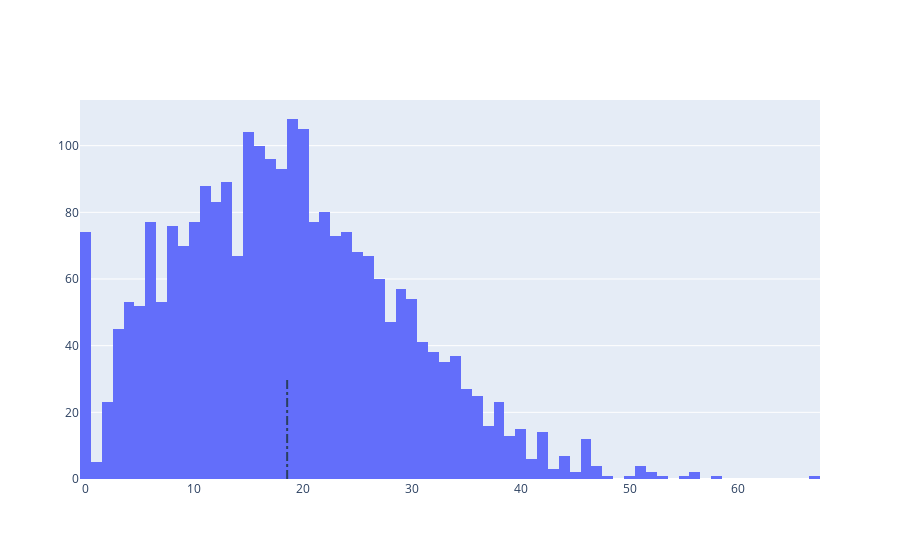

Notebook source saved alongside this figure:
### Markdown cell above
Lets see the distributions first

### Code cell
# Average rating of apps
avg_hr = hr_df["hr"].mean(skipna=True)
print('Average app rating = ', avg_hr)

# Distribution of apps according to their ratings
data = [go.Histogram(
        x = hr_df['hr']
)]

# Vertical dashed line to indicate the average app rating
layout = {'shapes': [{
              'type' :'line',
              'x0': avg_hr,
              'y0': 0,
              'x1': avg_hr,
              'y1': 30,
              'line': { 'dash': 'dashdot'}
          }]
          }

plotly.offline.iplot({'data': data, 'layout': layout})

### Figure 1 — Plotly figure (JSON) as saved in the notebook; plotly's stock layout.template omitted (floating-point values rounded to 4 significant figures; data arrays with more than 128 entries replaced by an {"elided": "..."} marker saying what was removed)
{"data": [{"type": "histogram", "x": {"elided": "2527 float values"}}], "layout": {"shapes": [{"line": {"dash": "dashdot"}, "type": "line", "x0": 18.54, "x1": 18.54, "y0": 0, "y1": 30}]}}
